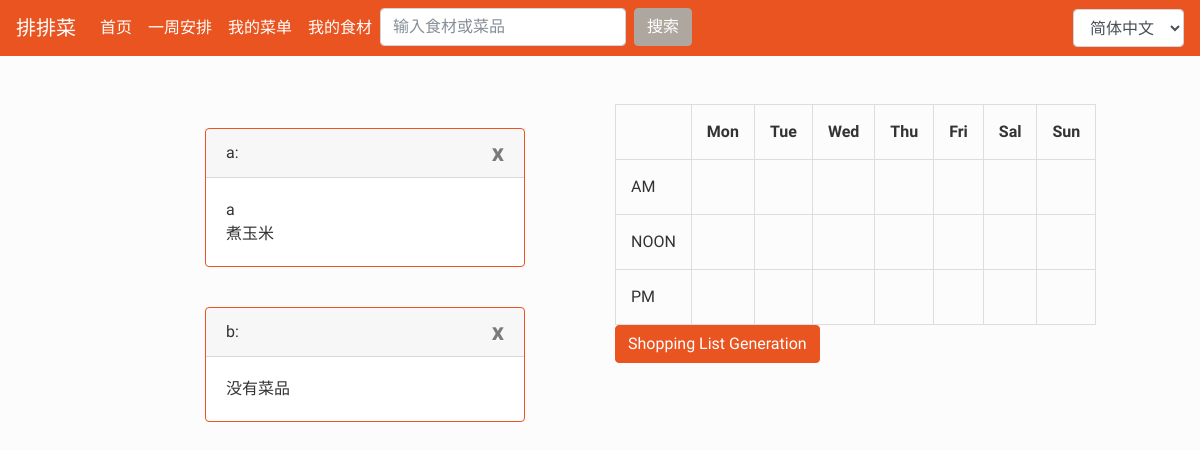
Page /schedule/ (signed in) on the earlier database version.
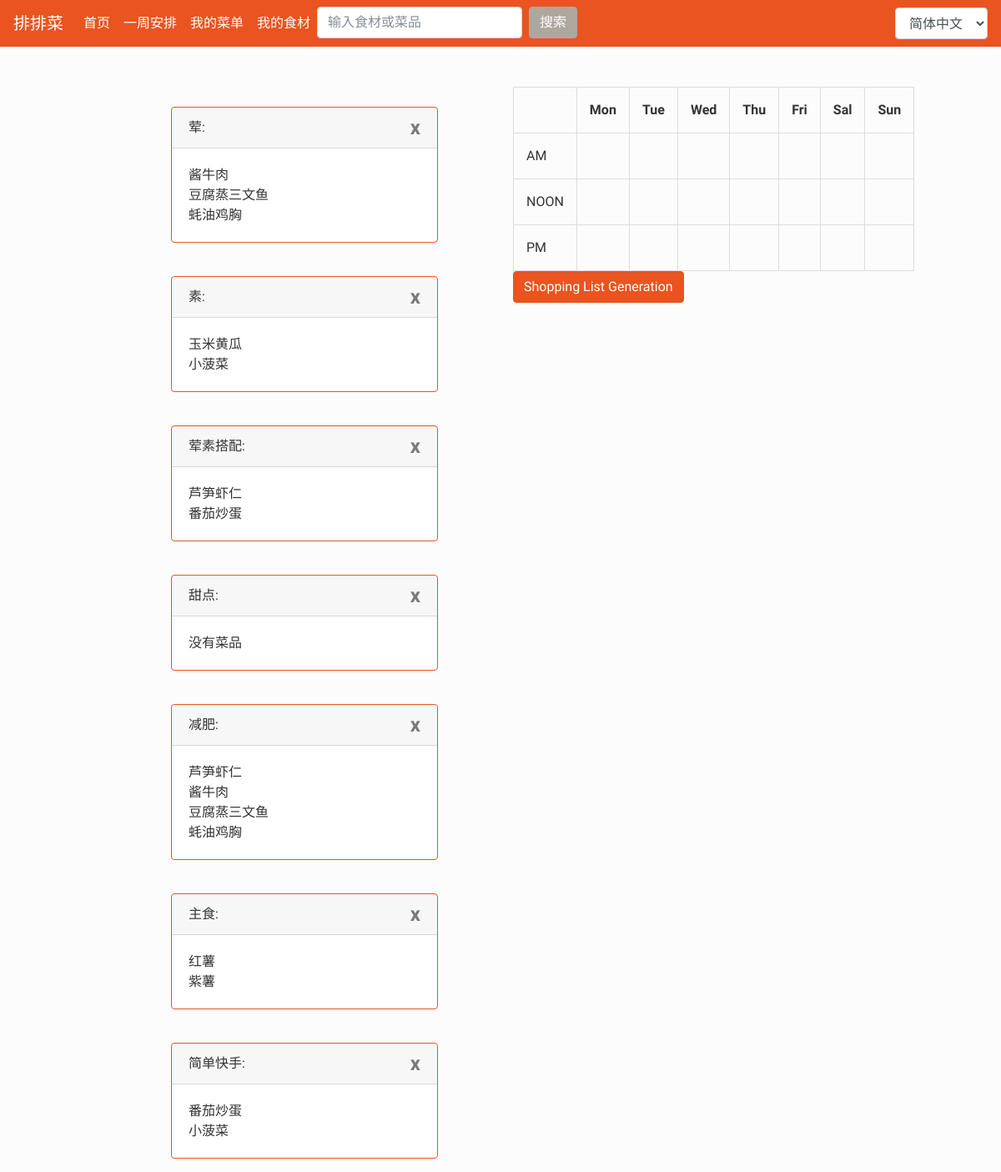
Same page on the later database version.
### AutoGener/models.py (models this page shows, shortened)
class DishType(models.Model):
    userid = models.IntegerField()
    name = models.CharField(max_length=20)

class CanDo(models.Model):
    userid = models.IntegerField()
    name = models.CharField(max_length=100)
    type = models.ManyToManyField(DishType)
    ingre = models.ManyToManyField(CanGet, blank=True)

### AutoGener/views.py (the view, shortened to what this page needs)
# urls.py: path('schedule/', views.get_scehdele, name='schedule'),
@login_required
def get_scehdele(request):
    random_dish = []
    required_dish = []
    message = ''
    types = DishType.objects.filter(userid=request.user.id)
    canDolist = CanDo.objects.filter(userid=request.user.id)
    ingredientlist = CanGet.objects.filter(userid=request.user.id)
    context = {'random_dish': random_dish, 'required_dish': list(set(required_dish)), "message": message,
               'types':types}
    return render(request, 'AutoGener/schedule.html', context)

### templates/AutoGener/schedule.html (shortened to what this page needs)
{% extends 'base.html' %}
{% load i18n %}
{% block main %}
{% for type in types %}
<br>
<div class="card border-primary mb-3" style="max-width: 20rem;">
  <div class="card-header">{{ type.name }}:<a class="close" href="{% url 'AutoGener:type_delete' type.name %}">x</a></div>
  <div class="card-body">
    {% for dish in type.cando_set.all %}
      <div id="{{ type.name}}_{{ forloop.counter }}" draggable="true" ondragstart="drag(event)">
        <p class="card-text">{{ dish.name }}</p>
      </div>
    {% empty %}
      {% trans "没有菜品" %}
      <br>
    {% endfor %}
  </div>
</div>
{% endfor %}
{% endblock %}
{% block side %}
<div class = "tables" style="position: fixed;">
  <table>
    <tr>
      <th class="tg-88nc"></th>
      <th class="tg-88nc">Mon</th>
      <th class="tg-88nc">Tue</th>
      <th class="tg-9hbo">Wed</th>
      <th class="tg-9hbo">Thu</th>
      <th class="tg-9hbo">Fri</th>
      <th class="tg-9hbo">Sal</th>
      <th class="tg-9hbo">Sun</th>
    </tr>
    <tr>
      <td class="tg-88nc">AM</td>
      <td id="table-a1" ondrop="drop(event)" ondragover="allowDrop(event)"></td>
      <td id="table-a2" ondrop="drop(event)" ondragover="allowDrop(event)"></td>
      <td id="table-a3" ondrop="drop(event)" ondragover="allowDrop(event)"></td>
      <td id="table-a4" ondrop="drop(event)" ondragover="allowDrop(event)"></td>
      <td id="table-a5" ondrop="drop(event)" ondragover="allowDrop(event)"></td>
      <td id="table-a6" ondrop="drop(event)" ondragover="allowDrop(event)"></td>
      <td id="table-a7" ondrop="drop(event)" ondragover="allowDrop(event)"></td>
    </tr>
    <tr>
      <td class="tg-88nc">NOON</td>
      <td id="table-n1" ondrop="drop(event)" ondragover="allowDrop(event)"></td>
      <td id="table-n2" ondrop="drop(event)" ondragover="allowDrop(event)"></td>
      <td id="table-n3" ondrop="drop(event)" ondragover="allowDrop(event)"></td>
      <td id="table-n4" ondrop="drop(event)" ondragover="allowDrop(event)"></td>
      <td id="table-n5" ondrop="drop(event)" ondragover="allowDrop(event)"></td>
      <td id="table-n6" ondrop="drop(event)" ondragover="allowDrop(event)"></td>
      <td id="table-n7" ondrop="drop(event)" ondragover="allowDrop(event)"></td>
    </tr>
    <tr>
      <td class="tg-88nc">PM</td>
      <td id="table-p1" ondrop="drop(event)" ondragover="allowDrop(event)"></td>
      <td id="table-p2" ondrop="drop(event)" ondragover="allowDrop(event)"></td>
      <td id="table-p3" ondrop="drop(event)" ondragover="allowDrop(event)"></td>
      <td id="table-p4" ondrop="drop(event)" ondragover="allowDrop(event)"></td>
      <td id="table-p5" ondrop="drop(event)" ondragover="allowDrop(event)"></td>
      <td id="table-p6" ondrop="drop(event)" ondragover="allowDrop(event)"></td>
      <td id="table-p7" ondrop="drop(event)" ondragover="allowDrop(event)"></td>
    </tr>
  </table>
  <a href = "#" class = "btn btn-primary edit-block">Shopping List Generation</a>
</div>
{% endblock %}

### templates/base.html (shortened to what this page needs)
{% load static %}
{% load i18n %}
<!DOCTYPE html>
<html lang="en">
<head>
    <link rel="stylesheet" href="{% static 'AutoGener/css/bootstrap.css' %}" />
</head>
<body style="background-color:hsl(0, 0%, 99%)">
<nav class="navbar navbar-expand-lg navbar-dark bg-primary">
  <a class="navbar-brand" href="{% url 'index' %}">{% trans "排排菜" %}</a>
  <div class="collapse navbar-collapse" id="navbarColor01">
    <ul class="navbar-nav mr-auto">
      <li class="nav-item active">
        <a class="nav-link" href="{% url 'index' %}">{% trans "首页" %}<span class="sr-only">(current)</span></a>
      </li>
      <li class="nav-item active">
        <a class="nav-link" href="{% url 'AutoGener:schedule' %}">{% trans "一周安排" %}</a>
      </li>
            <li class="nav-item active">
        <a class="nav-link" href="{% url 'AutoGener:dish' %}">{% trans "我的菜单" %}</a>
      </li>
      <li class="nav-item active">
        <a class="nav-link" href="{% url 'AutoGener:ingredient' %}">{% trans "我的食材" %}</a>
      </li>
      <li class="nav-item active">
    <form class="form-inline my-2 my-lg-0" method="POST" action="{% url 'AutoGener:dish' %}">
      <input class="form-control mr-sm-2" type="text" placeholder="{% trans '输入食材或菜品' %}" name="dish_wanted">
      {% if dish.name %}
        <a href="{% url 'AutoGener:dish' %}" class="btn btn-secondary my-2 my-sm-0">{% trans "返回" %}</a>
      {% else %}
        <button class="btn btn-secondary my-2 my-sm-0" type="submit">{% trans "搜索" %}</button>
      {% endif %}
    </form>
      </li>
    </ul>
        <form action="{% url 'set_language' %}" method="post">{% csrf_token %}
          <select name="language" class="form-control " onChange="form.submit();">
              {% get_current_language as LANGUAGE_CODE %}
              {% get_available_languages as LANGUAGES %}
              {% get_language_info_list for LANGUAGES as languages %}
              {% for language in languages %}
                  <option value="{{ language.code }}"{% if language.code == LANGUAGE_CODE %} selected{% endif %}>
                      {{ language.name_local }}
                  </option>
              {% endfor %}
          </select>
         </form>
  </div>
</nav>
<br>
<br>
<div class = "row">
  <div class="col-md-2">
  </div>
<div class="col-md-4">
  {% block main %}
  {% endblock %}
</div>
<div class="col-lg-6">
    {% block side %}
    {% endblock %}
</div>
</div>
</body>
</html>

### templates/base.html (style rules this page uses)
table, td, th { border: 1px solid #ddd; text-align: left; }
table { border-collapse: collapse; width: 100%; }
th, td { padding: 15px; }
ul { list-style-type: none; }

Differences in the rows shown:
removed DishType: name "a"
removed CanDo: name "a"
removed CanDo: name "煮玉米", shown under "a"
removed DishType: name "b"
added DishType: name "荤"
added CanDo: name "酱牛肉"
added CanDo: name "豆腐蒸三文鱼"
added CanDo: name "蚝油鸡胸"
added DishType: name "素"
added CanDo: name "玉米黄瓜", shown under "素"
added CanDo: name "小菠菜"
added DishType: name "荤素搭配"
added CanDo: name "芦笋虾仁"
added CanDo: name "番茄炒蛋"
added DishType: name "甜点"
added DishType: name "减肥"
added DishType: name "主食"
added CanDo: name "红薯", shown under "主食"
added CanDo: name "紫薯", shown under "主食"
added DishType: name "简单快手"
